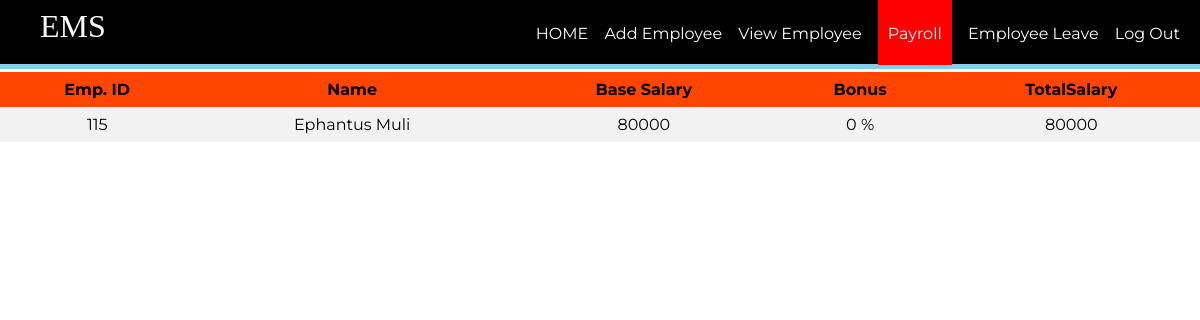
Page /employee/salaryemp.php on the committed database.
### tables this page shows
CREATE TABLE `salary` (
  `id` int(11) NOT NULL,
  `base` int(11) NOT NULL,
  `bonus` int(11) DEFAULT NULL,
  `total` int(11) DEFAULT NULL
);

CREATE TABLE `employee` (
  `id` int(11) NOT NULL,
  `firstName` varchar(100) NOT NULL,
  `lastName` varchar(100) NOT NULL,
  `email` varchar(100) NOT NULL,
  `password` text NOT NULL,
  `birthday` date NOT NULL,
  `gender` varchar(10) NOT NULL,
  `contact` varchar(20) NOT NULL,
  `nid` int(20) NOT NULL,
  `address` varchar(100) DEFAULT NULL,
  `dept` varchar(100) NOT NULL,
  `degree` varchar(100) NOT NULL,
  `pic` text NOT NULL
);

### employee/salaryemp.php (the view, shortened to what this page needs)
<?php
require_once ('process/dbh.php');
$sql = "SELECT employee.id,employee.firstName,employee.lastName,salary.base,salary.bonus,salary.total from employee,`salary` where employee.id=salary.id";
$result = mysqli_query($conn, $sql);
?>
<html>
<head>
	<link rel="stylesheet" type="text/css" href="styleview.css">
</head>
<body>
	<header>
		<nav>
			<h1>EMS</h1>
			<ul id="navli">
				<li><a class="homeblack" href="aloginwel.php">HOME</a></li>
				<li><a class="homeblack" href="addemp.php">Add Employee</a></li>
				<li><a class="homeblack" href="viewemp.php">View Employee</a></li>
				<li><a class="homered" href="salaryemp.php">Payroll</a></li>
				<li><a class="homeblack" href="empleave.php">Employee Leave</a></li>
				<li><a class="homeblack" href="alogin.html">Log Out</a></li>
			</ul>
		</nav>
	</header>
	<div class="divider"></div>
	<table>
			<tr>
				<th align = "center">Emp. ID</th>
				<th align = "center">Name</th>
				<th align = "center">Base Salary</th>
				<th align = "center">Bonus</th>
				<th align = "center">TotalSalary</th>
			</tr>
			<?php
				while ($employee = mysqli_fetch_assoc($result)) {
					echo "<tr>";
					echo "<td>".$employee['id']."</td>";
					echo "<td>".$employee['firstName']." ".$employee['lastName']."</td>";
					echo "<td>".$employee['base']."</td>";
					echo "<td>".$employee['bonus']." %</td>";
					echo "<td>".$employee['total']."</td>";
				}
			?>
			</table>
</body>
</html>

### employee/styleview.css (style rules this page uses)
body { margin: 0px; }
header { background: black; color: white; padding: 8px 20px 6px 40px; height: 50px; }
header h1 { display: inline; font-family: 'Times New Roman'; font-weight: 400; font-size: 32px; float: left; margin-top: 0px; margin-right: 10px; }
nav ul { display: inline; padding: 0px; float: right; }
nav ul li { display: inline-block; list-style-type: none; color: white; float: none; margin-left: 12px; }
nav ul li a { color: white; text-decoration: none; }
#navli { font-family: 'Montserrat', sans-serif; }
.homered { background-color: red; padding: 30px 10px 22px 10px; }
.divider { background-color: skyblue; height: 5px; }
table { margin: 0px; border-collapse: collapse; width: 100%; font-family: 'Montserrat', sans-serif; }
th, td { text-align: center; padding: 8px; }
tr:nth-child(even) { background-color: #f2f2f2 }
th { background-color: orangered; color: black; }

### rows in the picture
salary: id "115", id.firstName "Ephantus", id.lastName "Muli", base "80000", bonus "0", total "80000"
